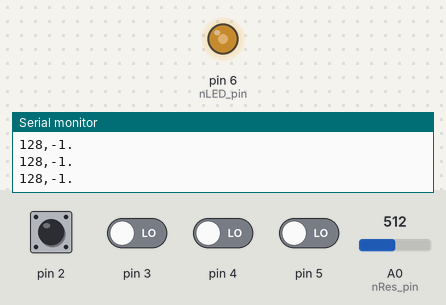
Recording of a sketch running on a simulated Arduino Uno, built with avr-gcc and run on an emulated ATmega328P. Parts: output pins drawn as LEDs (lit = HIGH), the last lines printed to the serial monitor. The test bench sets the inputs (shaded band); at power-on: pin 2–5 LOW, A0 (nRes_pin) = 512.

Above: at 1.2 s.
1.3 s: A0 (nRes_pin) set to 716
At 2.3 s:
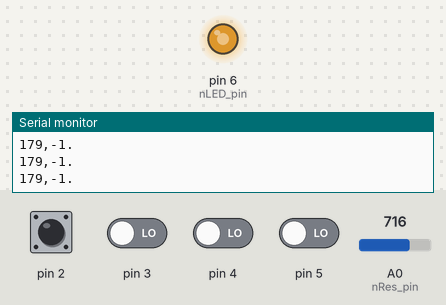
2.8 s: pin 2 driven HIGH
At 3.4 s:
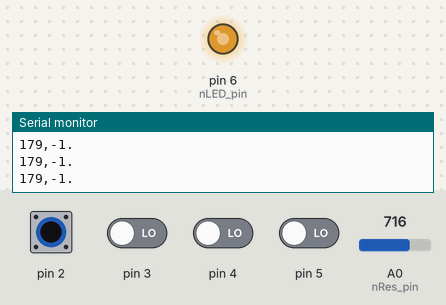
4.3 s: A0 (nRes_pin) set to 900
At 5.5 s:
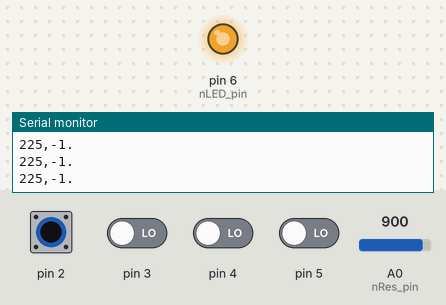
5.8 s: A0 (nRes_pin) set to 122
At 6.7 s:
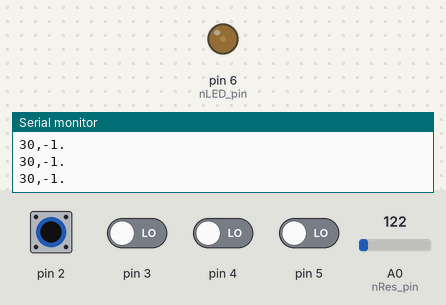
7.3 s: A0 (nRes_pin) set to 0
At 7.9 s:
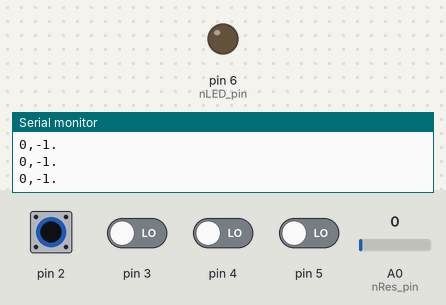
8.8 s: pin 2 pulsed LOW 2 times (0.12 s each, 0.3 s apart)
Timing chart, 0 to 11.8 s (numbered marks = the images above; inputs shaded):
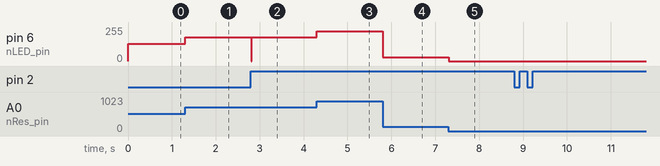

Measured:
- after the input at 1.3 s, pin 6 (nLED_pin): 128/255 → 179/255 at once
- after the input at 2.8 s, pin 6 (nLED_pin): 179/255 → 0/255 at once, → 179/255 0.01 s later
- after the input at 4.3 s, pin 6 (nLED_pin): 179/255 → 225/255 at once
- after the input at 5.8 s, pin 6 (nLED_pin): 225/255 → 30/255 at once
- after the input at 7.3 s, pin 6 (nLED_pin): 30/255 → 0/255 at once

The sketch:

dj_mixing.ino
```cpp
#include <Adafruit_NeoPixel.h>

#define D_MAX_BTN 4

int nLED_pin = 6;
int nRes_pin = A0;

int button_pin[D_MAX_BTN];
bool bIsBtn[D_MAX_BTN];
bool bIsBtnCheck[D_MAX_BTN];
int nIsBtnCheck[D_MAX_BTN];

void setup() {
  // put your setup code here, to run once:
  Serial.begin(9600);
  pinMode(nLED_pin, OUTPUT);

  button_pin[0] = 5;
  button_pin[1] = 4;
  button_pin[2] = 3;
  button_pin[3] = 2;

  for(int i=0; i<D_MAX_BTN; i++)
  {
    bIsBtn[i] = false;
    bIsBtnCheck[i] = false;
    nIsBtnCheck[i] = 0;
    pinMode(button_pin[i], INPUT);
  }
  //pinMode(nRes_pin, INPUT);
}

void loop() {
  int analogInput = analogRead(A0);//가변저항을 아날로그 0번핀에 연결하고 이를 입력으로 설정합니다.
  int brightness = analogInput / 4;  // 가변저항의 입력값(0-1023사이의 값)을 LED의밝기값(0-255)의 값으로 변경해줍니다.
  int btnIndex = -1;
  analogWrite(nLED_pin, brightness);//가변저항의 값을 LED로 보내 출력합니다.


  for(int i=0; i<D_MAX_BTN; i++)
  {
    if (digitalRead(button_pin[i]) == LOW && bIsBtnCheck[i] == true)
    {
      if( nIsBtnCheck[i] >= 3 )
      {
        bIsBtn[i] = false;
        nIsBtnCheck[i] = 0;
      }

      digitalWrite(nLED_pin, HIGH);

      bIsBtnCheck[i] = false;
      if( nIsBtnCheck[i] == 1 ) {
        bIsBtn[i] = true;
        btnIndex = i;
        nIsBtnCheck[i]++;
      }
      btnIndex = i;
    }
    else if (digitalRead(button_pin[i]) == HIGH && bIsBtnCheck[i] == false)
    {
      digitalWrite(nLED_pin, LOW);

      bIsBtnCheck[i] = true;
      nIsBtnCheck[i]++;
    }
  }
  Serial.print(brightness);
  Serial.print(",");
  Serial.print(btnIndex);
  Serial.println(".");
}
```
